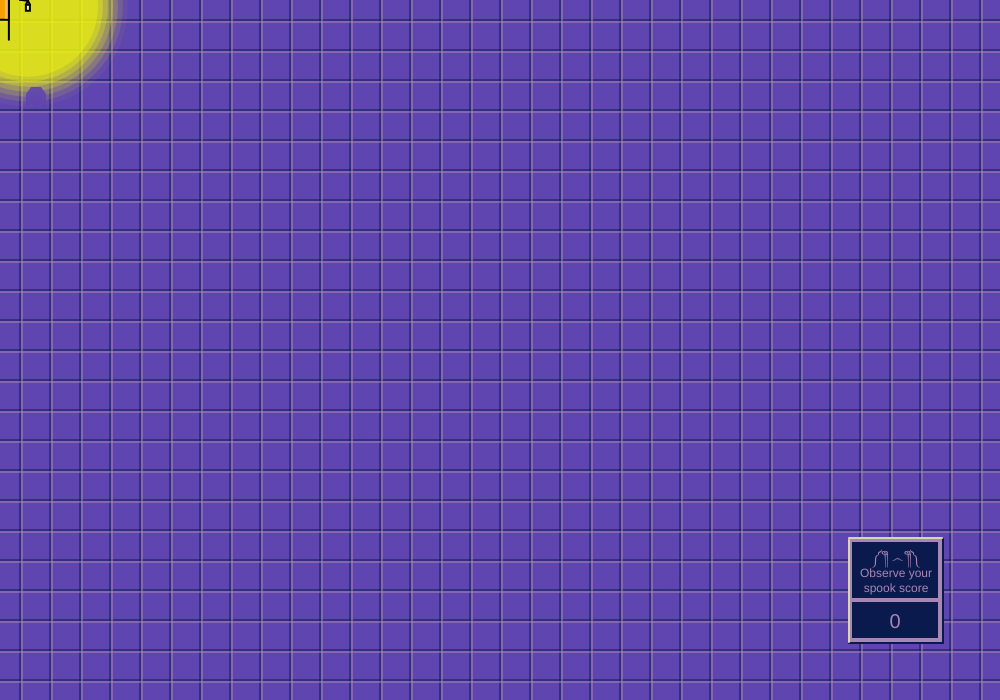
Frame 1 (no input)
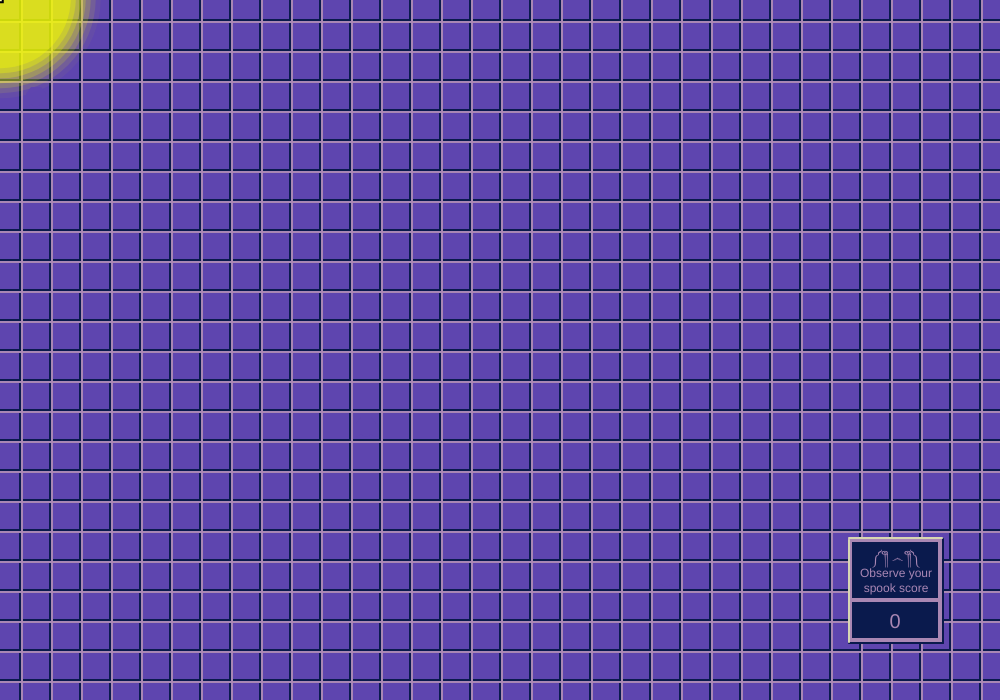
Frame 60 (no input)
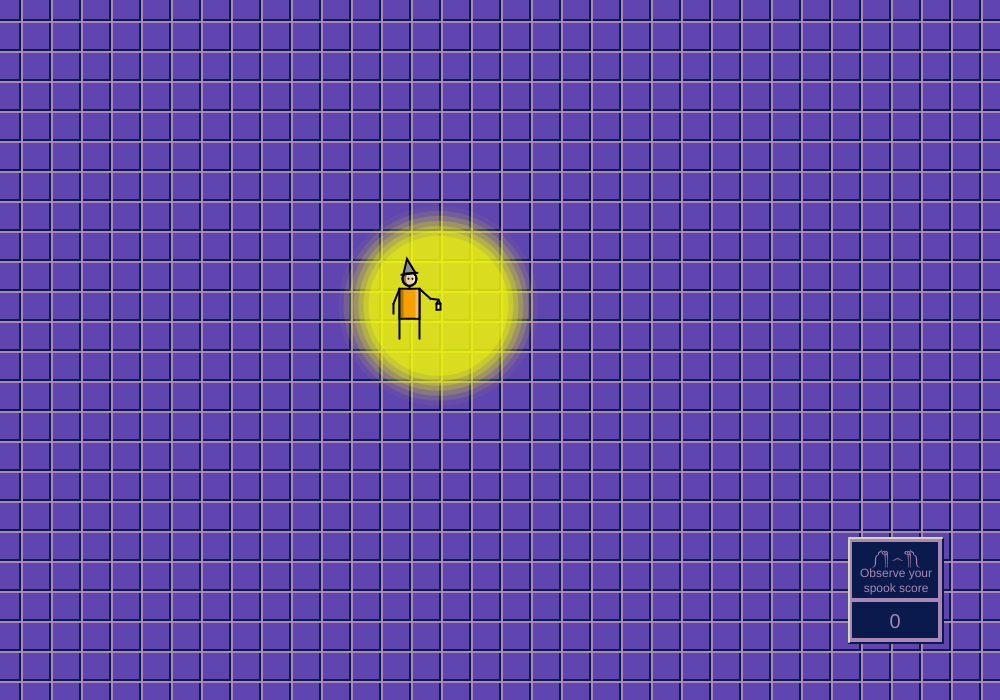
Frame 120 (the mouse pressed at the canvas centre since frame 60)

The p5.js sketch that drew these frames (run headless with seeded random() and noise() and a simulated clock; from frame 60 on, the mouse is pressed at the canvas centre):

// p5.js sketch
// ── sketch.js
/*
  Austin Gonzalez
  GEOG 581
  18 Sept 2019
  
  - Program is a game in which users control a man
    with a lamp and try to find ghosts blending into
    the background
*/

var x = 0;
var y = 0;
var px = 0;
var py = 0;
var ghount = 0;
var numOfSpaces = 0;
var easing = 0.035;
var spaceArray = [];
let ghostPos = [];

function setup() {
  createCanvas(1000, 700);
  stroke(0, 102);
  setSpaces(70);
}

function draw() {
  background(94, 69, 175);
  
  floor = new backdrop();
  georg = new man();
  ghostPopulator();
  ghountBox();
  ghostProx();
  print(ghount);
  timer(10);
}

/*
  Takes in duration game will last in seconds and
  end the game with the final splash screen
*/
function timer(dur) {
  var time = millis();
  
  let a = "Wow, you're a certified spookster";
  let b = "That score is so spooky it scared me";
  let c = "Truely a pitiful attempt, the ghosts mock you in your sleep";
  let d = "God you're terrible at finding ghosts, get a new hobby";
  let e = "Take that weak score and go crying back to mommy";
  let f = "I hate you and I hate your score";
  
  
  let msgs = [a, b, c, d, e, f];
  
  var q = int(random(msgs.length));
  
  if (time > (dur * 1000)) {
    noLoop();
    quad(0, 0, 1000, 0, 1000, 700, 0, 700);
    stroke(1);
    fill(169, 135, 1);
    textSize(40);
    textAlign(CENTER);
    text("Your ghost score is " + ghount, 500, 300);

    text(msgs[q], 60, 350, 900, 600);//500, 400, 600, 300);
    
  }
}

/*
  Basically puts checkered lines over the background
  but it looks cool
*/
function backdrop() {
  stroke(3);
  stroke(10, 26, 77);
  for (var i = 20; i < 1000; i += 30) {
    line(i, 0, i, 700);
  }
  
  for (var i = 20; i < 700; i += 30) {
    line(0, i, 1000, i);
  }
  stroke(2);
  stroke(169, 135, 180);
  for (var i = 22; i < 1000; i += 30) {
    line(i, 0, i, 700);
  }
  
  for (var i = 22; i < 700; i += 30) {
    line(0, i, 1000, i);
  }
}

/*
  Creates a man and all attached belongings
*/
function man() {
  strokeWeight(2)
  stroke(0)
  //Sets varibles so shapes can build around them and create a
  //single cohesive object that follows the cursor with easing
  var targetX = mouseX;
  x += ((targetX - x) - 32) * easing ;
  var targetY = mouseY;
  y += ((targetY - y) - 10) * easing;
  
  //Lamp light
  noStroke();
  //fill(239, 250, 0, 200);
  //ellipse(x+29, y+7, 150, 150);
  var m = 140;
  for (var i = 100; i > 0; i -= 15) {
    fill(239, 250, 0, i);
    ellipse(x+29, y+7, m, m);
    m += 10;
  }
  stroke(2);
          
  //Body
  fill(245, 159, 0);
  quad(x-10, y+20, x+10, y+20, x+10, y-10, x-10, y-10);
  //Body shadow
  strokeWeight(0);
  fill(178, 119, 10);
  quad(x-10, y+19, x-6, y+19, x-6, y-9, x-10, y-9);
  fill( 241, 189, 91 );
  quad(x+6, y+19, x+10, y+19, x+10, y-9, x+6, y-9);
  strokeWeight(2);
  
  
  //Arms and legs
  line(x-10, y-10, x-10, y+40);
  line(x+10, y-10, x+10, y+40);
  line(x-10, y-10, x-16, y+5);
  line(x-16, y+5, x-16, y+15);
  line(x+10, y-10, x+21, y+0);
  line(x+21, y+0, x+29, y+1);
  
  //Head and neck
  line(x, y-10, x, y-13);
  fill( 153, 119, 84 );
  arc(x, y-20, 14, 14, HALF_PI, PI + HALF_PI);
  fill( 247, 233, 219 );
  arc(x, y-20, 14, 14, PI + HALF_PI, HALF_PI);
  strokeWeight(0);
  fill(232, 210, 166);
  ellipse(x, y-20, 7, 14);
  strokeWeight(2);
  noFill();
  ellipse(x, y-20, 14, 14);
  point(x-1, y-20);
  point(x+3, y-20);
  
  //Lamp
  line(x+29, y+1, x+27, y+5);
  line(x+29, y+1, x+31, y+5);
  fill(255, 253, 173);
  quad(x+27, y+5, x+31, y+5, x+31, y+11, x+27, y+11);
  
  //Hat
  fill( 143, 143, 143 );
  triangle(x-6, y-25, x+6, y-26, x-2.5, y-40);
  line(x-8, y-24, x+8, y-26);
}

/*
  Creates a box that keeps track of the user's score
  finding ghosts
*/
function ghountBox() {
  fill(10, 26, 77);
  stroke(169, 135, 180);
  strokeWeight(4)
  quad(940, 640, 850, 640, 850, 600, 940, 600);
  strokeWeight(2);
  stroke(10, 26, 77);
  line(943, 643, 849, 643);
  line(943, 643, 943, 539);
  noStroke();
  fill(169, 135, 180);
  textSize(20);
  textAlign(CENTER);
  text(ghount, 895, 628);
  
  fill(10, 26, 77);
  stroke( 169, 135, 180);
  strokeWeight(4)
  quad(940, 540, 850, 540, 850, 600, 940, 600);
  
  strokeWeight(2);
  stroke(215, 214, 179);
  line(849, 642, 849, 540);
  line(849, 538, 942, 538);
  noStroke();
  fill(169, 135, 180);
  textSize(12);
  textAlign(CENTER);
  text(" ༼ ༎ຶ ෴ ༎ຶ༽ Observe your spook score", 851, 553, 90, 60);
  strokeWeight(2);
}

/* 
  Updates user's ghost score when their mouse is in 
  proximity of a ghost
*/
function ghostProx() {
  

  for (var j = 37; j < 700; j += 30) {
    for (var i = 36; i < 1000; i += 30) {
      if (ghostPos[j][i] === true) {
        if (dist(j, i, mouseX, mouseY) < 60) {
          ghount += 1;
          ghostPos[j][i] = false;
        } 
      }
    }
  } 
}

/*
  Creates a ghost sprite using x and y coords
*/
function ghost(xpos, ypos) {
  var x = xpos;
  var y = ypos;
  
  beginShape();
  noStroke();
  fill(94, 69, 175, 230)
  vertex(x-10, y+10);
  vertex(x-5, y+7);
  vertex(x, y+10);
  vertex(x+5, y+7);
  vertex(x+10, y+10);
  vertex(x+10, y-3);
  vertex(x+5, y-10);
  vertex(x-5, y-10);
  vertex(x-10, y-3);
  endShape(CLOSE);
  stroke(2);
}

/*
  Sets the number of spaces and randomly determines 
  which will be spaces with ghosts
*/
function setSpaces(density) {
  for (var j = 37; j < 700; j += 30) {
    for (var i = 36; i < 1000; i += 30) {
      numOfSpaces +=1;
    }
  }
  
  
  for (var g = 0; g < numOfSpaces; g +=1) {
    var k = int(random(density));
      if (k === 1) {
        spaceArray[g] = true;
      } else {
        spaceArray[g] = false;
      }
  }
}

/*
  Populates map with random ghost sprites
*/
function ghostPopulator() {
  var zount = 0;
  for (var j = 37; j < 700; j += 30) {
    ghostPos[j] = [];
    for (var i = 36; i < 1000; i += 30) {
      if (spaceArray[zount] === true) {
        ghostiey = new ghost(i, j);
        ghostPos[j][i] = true;
        zount += 1;
      } else {
        ghostPos[j][i] = false;
        zount += 1;
      }
    }
  } 
}
